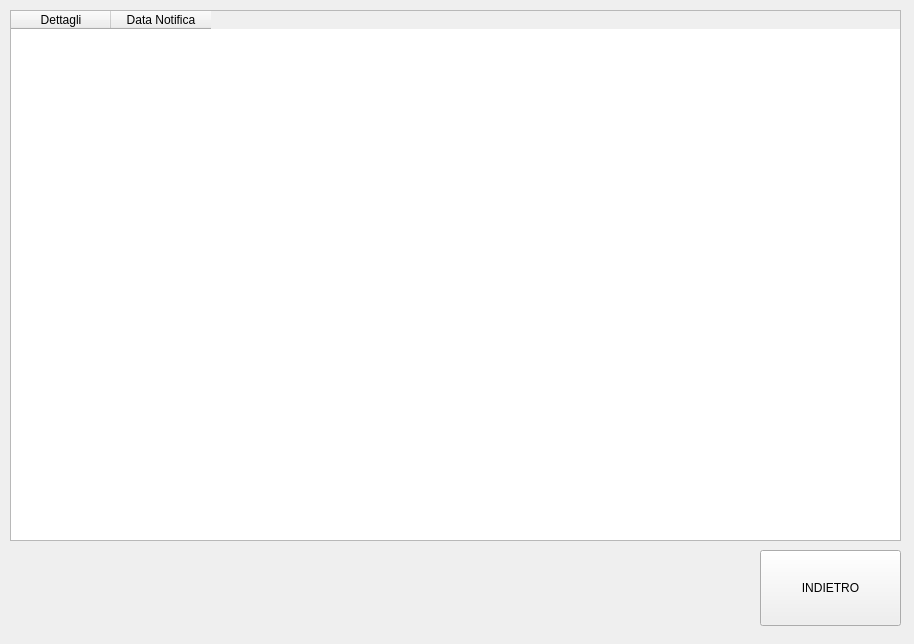
<?xml version="1.0" encoding="UTF-8"?>
<ui version="4.0">
 <class>Form</class>
 <widget class="QWidget" name="Form">
  <property name="geometry">
   <rect>
    <x>0</x>
    <y>0</y>
    <width>914</width>
    <height>644</height>
   </rect>
  </property>
  <property name="windowTitle">
   <string>Form</string>
  </property>
  <widget class="QTableWidget" name="tabellaNotifiche">
   <property name="geometry">
    <rect>
     <x>10</x>
     <y>10</y>
     <width>891</width>
     <height>531</height>
    </rect>
   </property>
   <property name="sizePolicy">
    <sizepolicy hsizetype="Expanding" vsizetype="Expanding">
     <horstretch>0</horstretch>
     <verstretch>0</verstretch>
    </sizepolicy>
   </property>
   <property name="minimumSize">
    <size>
     <width>891</width>
     <height>0</height>
    </size>
   </property>
   <property name="maximumSize">
    <size>
     <width>891</width>
     <height>16777215</height>
    </size>
   </property>
   <property name="sizeAdjustPolicy">
    <enum>QAbstractScrollArea::AdjustToContents</enum>
   </property>
   <property name="columnCount">
    <number>2</number>
   </property>
   <attribute name="horizontalHeaderCascadingSectionResizes">
    <bool>false</bool>
   </attribute>
   <attribute name="horizontalHeaderDefaultSectionSize">
    <number>100</number>
   </attribute>
   <column>
    <property name="text">
     <string>Dettagli</string>
    </property>
   </column>
   <column>
    <property name="text">
     <string>Data Notifica</string>
    </property>
   </column>
  </widget>
  <widget class="QPushButton" name="backButton">
   <property name="geometry">
    <rect>
     <x>760</x>
     <y>550</y>
     <width>141</width>
     <height>76</height>
    </rect>
   </property>
   <property name="sizePolicy">
    <sizepolicy hsizetype="Minimum" vsizetype="Preferred">
     <horstretch>0</horstretch>
     <verstretch>0</verstretch>
    </sizepolicy>
   </property>
   <property name="styleSheet">
    <string notr="true"/>
   </property>
   <property name="text">
    <string>INDIETRO</string>
   </property>
  </widget>
 </widget>
 <resources/>
 <connections/>
</ui>
